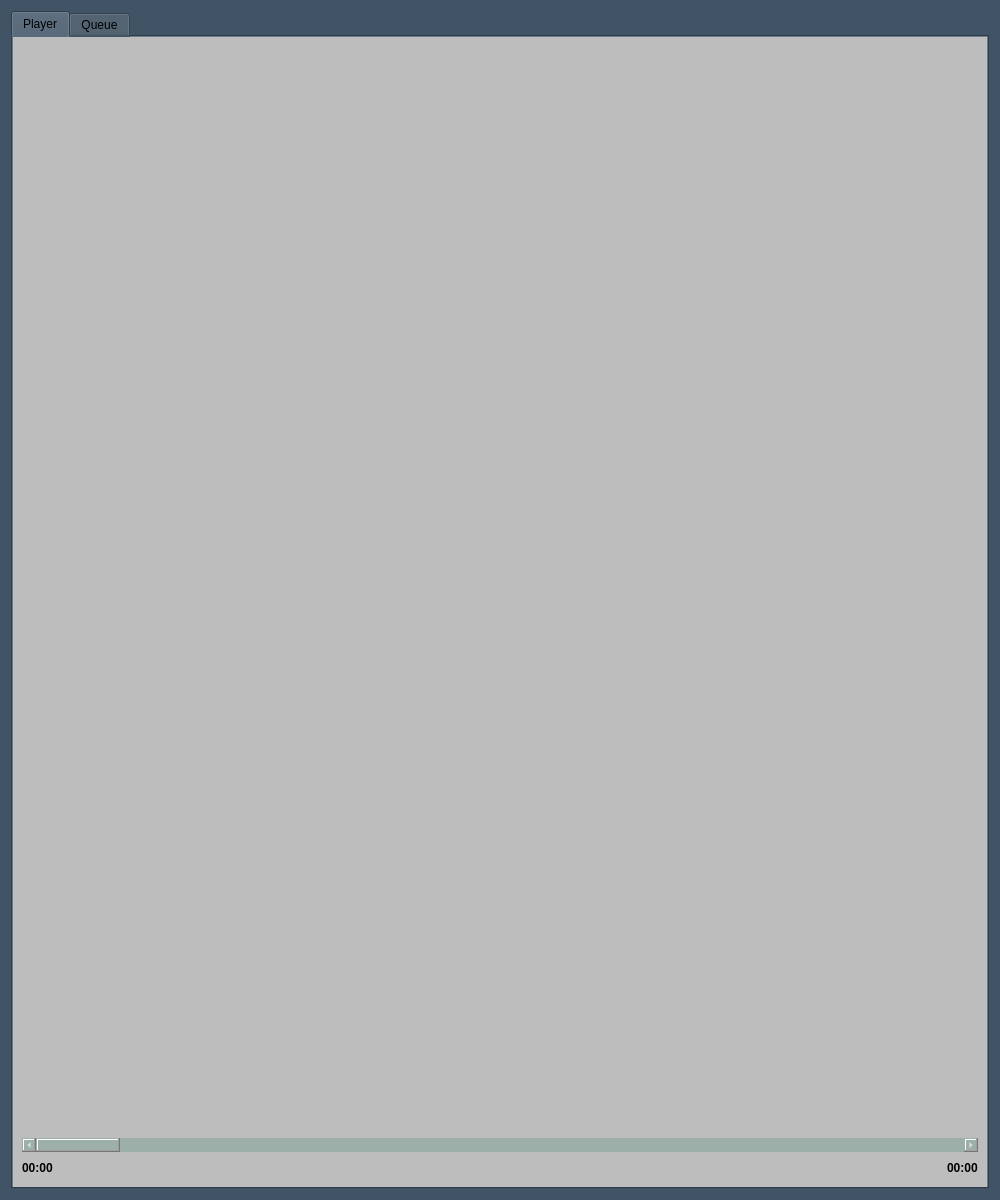
<?xml version="1.0" encoding="UTF-8"?>
<ui version="4.0">
 <class>Form</class>
 <widget class="QWidget" name="Form">
  <property name="geometry">
   <rect>
    <x>0</x>
    <y>0</y>
    <width>1000</width>
    <height>1200</height>
   </rect>
  </property>
  <property name="minimumSize">
   <size>
    <width>1000</width>
    <height>1200</height>
   </size>
  </property>
  <property name="maximumSize">
   <size>
    <width>1200</width>
    <height>1200</height>
   </size>
  </property>
  <property name="windowTitle">
   <string>Mini Media Player</string>
  </property>
  <property name="styleSheet">
   <string notr="true">background-color: #415466;</string>
  </property>
  <layout class="QVBoxLayout" name="verticalLayout_3">
   <item>
    <widget class="QTabWidget" name="tabWidget">
     <property name="styleSheet">
      <string notr="true">QTabWidget::pane { border: 0;
}

QTabBar::tab  {
	font-weight: bold;
	background-color: rgb(189, 189, 189);
    border: 2px solid rgb(189, 189, 189);
    border-top-left-radius: 4px;
    border-top-right-radius: 4px;
    min-width: 8ex;
	margin-left: 2px;
	margin-right: 2px;
    padding: 6px;
}
QTabBar::tab:!selected  {
	font-weight: bold;
	background-color: rgb(65, 84, 102);
	color: white;
    border: 1px solid rgb(189,189,189);
    border-top-left-radius: 4px;
    border-top-right-radius: 4px;
    min-width: 8ex;
	margin-left: 2px;
	margin-right: 2px;
    padding: 6px;
}

background-color: rgb(189, 189, 189);</string>
     </property>
     <property name="currentIndex">
      <number>0</number>
     </property>
     <widget class="QWidget" name="tab">
      <property name="styleSheet">
       <string notr="true">background-color: rgb(189, 189, 189);</string>
      </property>
      <attribute name="title">
       <string>Player</string>
      </attribute>
      <layout class="QVBoxLayout" name="verticalLayout">
       <item>
        <widget class="QLabel" name="albumArtLabel">
         <property name="minimumSize">
          <size>
           <width>400</width>
           <height>400</height>
          </size>
         </property>
         <property name="text">
          <string/>
         </property>
         <property name="alignment">
          <set>Qt::AlignCenter</set>
         </property>
        </widget>
       </item>
       <item>
        <spacer name="verticalSpacer">
         <property name="orientation">
          <enum>Qt::Vertical</enum>
         </property>
         <property name="sizeHint" stdset="0">
          <size>
           <width>20</width>
           <height>40</height>
          </size>
         </property>
        </spacer>
       </item>
       <item>
        <widget class="QLabel" name="titleLabel">
         <property name="styleSheet">
          <string notr="true">font:bold</string>
         </property>
         <property name="text">
          <string/>
         </property>
         <property name="alignment">
          <set>Qt::AlignCenter</set>
         </property>
         <property name="wordWrap">
          <bool>true</bool>
         </property>
        </widget>
       </item>
       <item>
        <widget class="QLabel" name="artistLabel">
         <property name="text">
          <string/>
         </property>
         <property name="alignment">
          <set>Qt::AlignCenter</set>
         </property>
         <property name="wordWrap">
          <bool>true</bool>
         </property>
        </widget>
       </item>
       <item>
        <widget class="QLabel" name="albumLabel">
         <property name="text">
          <string/>
         </property>
         <property name="alignment">
          <set>Qt::AlignCenter</set>
         </property>
         <property name="wordWrap">
          <bool>true</bool>
         </property>
        </widget>
       </item>
       <item>
        <layout class="QHBoxLayout" name="horizontalLayout_7">
         <item>
          <widget class="QPushButton" name="shuffleButton">
           <property name="styleSheet">
            <string notr="true">QPushButton {background-color: rgb(156, 175, 169)}
QPushButton::checked {background-color: }</string>
           </property>
           <property name="text">
            <string/>
           </property>
           <property name="icon">
            <iconset resource="resources.qrc">
             <normaloff>:/images/resources/images/shuffle.png</normaloff>:/images/resources/images/shuffle.png</iconset>
           </property>
           <property name="iconSize">
            <size>
             <width>60</width>
             <height>60</height>
            </size>
           </property>
           <property name="checkable">
            <bool>true</bool>
           </property>
           <property name="flat">
            <bool>true</bool>
           </property>
          </widget>
         </item>
         <item>
          <spacer name="horizontalSpacer_2">
           <property name="orientation">
            <enum>Qt::Horizontal</enum>
           </property>
           <property name="sizeHint" stdset="0">
            <size>
             <width>40</width>
             <height>20</height>
            </size>
           </property>
          </spacer>
         </item>
         <item>
          <widget class="QPushButton" name="previousButton">
           <property name="text">
            <string/>
           </property>
           <property name="icon">
            <iconset resource="resources.qrc">
             <normaloff>:/images/resources/images/previous.png</normaloff>:/images/resources/images/previous.png</iconset>
           </property>
           <property name="iconSize">
            <size>
             <width>60</width>
             <height>80</height>
            </size>
           </property>
           <property name="flat">
            <bool>true</bool>
           </property>
          </widget>
         </item>
         <item>
          <widget class="QPushButton" name="playButton">
           <property name="minimumSize">
            <size>
             <width>60</width>
             <height>60</height>
            </size>
           </property>
           <property name="maximumSize">
            <size>
             <width>100</width>
             <height>100</height>
            </size>
           </property>
           <property name="styleSheet">
            <string notr="true">QPushButton {background-color: rgb(156, 175, 169)}
QPushButton::checked {background-color: }</string>
           </property>
           <property name="text">
            <string/>
           </property>
           <property name="icon">
            <iconset resource="resources.qrc">
             <normaloff>:/images/resources/images/play_pause.png</normaloff>:/images/resources/images/play_pause.png</iconset>
           </property>
           <property name="iconSize">
            <size>
             <width>80</width>
             <height>80</height>
            </size>
           </property>
           <property name="checkable">
            <bool>false</bool>
           </property>
           <property name="autoDefault">
            <bool>false</bool>
           </property>
           <property name="flat">
            <bool>true</bool>
           </property>
          </widget>
         </item>
         <item>
          <widget class="QPushButton" name="nextButton">
           <property name="styleSheet">
            <string notr="true">QPushButton {background-color: rgb(156, 175, 169)}
QPushButton::checked {background-color: }</string>
           </property>
           <property name="text">
            <string/>
           </property>
           <property name="icon">
            <iconset resource="resources.qrc">
             <normaloff>:/images/resources/images/next.png</normaloff>:/images/resources/images/next.png</iconset>
           </property>
           <property name="iconSize">
            <size>
             <width>60</width>
             <height>80</height>
            </size>
           </property>
           <property name="checkable">
            <bool>false</bool>
           </property>
           <property name="flat">
            <bool>true</bool>
           </property>
          </widget>
         </item>
         <item>
          <spacer name="horizontalSpacer_3">
           <property name="orientation">
            <enum>Qt::Horizontal</enum>
           </property>
           <property name="sizeHint" stdset="0">
            <size>
             <width>40</width>
             <height>20</height>
            </size>
           </property>
          </spacer>
         </item>
         <item>
          <widget class="QPushButton" name="loopButton">
           <property name="styleSheet">
            <string notr="true">QPushButton {background-color: rgb(156, 175, 169)}
QPushButton::checked {background-color: }</string>
           </property>
           <property name="text">
            <string/>
           </property>
           <property name="icon">
            <iconset resource="resources.qrc">
             <normaloff>:/images/resources/images/loop.png</normaloff>:/images/resources/images/loop.png</iconset>
           </property>
           <property name="iconSize">
            <size>
             <width>60</width>
             <height>60</height>
            </size>
           </property>
           <property name="checkable">
            <bool>false</bool>
           </property>
           <property name="flat">
            <bool>true</bool>
           </property>
          </widget>
         </item>
        </layout>
       </item>
       <item>
        <widget class="QScrollBar" name="audioScroll">
         <property name="styleSheet">
          <string notr="true">color: rgb(255, 255, 255);
background-color: rgb(156, 175, 169)</string>
         </property>
         <property name="maximum">
          <number>100</number>
         </property>
         <property name="orientation">
          <enum>Qt::Horizontal</enum>
         </property>
         <property name="invertedAppearance">
          <bool>false</bool>
         </property>
        </widget>
       </item>
       <item>
        <layout class="QHBoxLayout" name="audioTimeLayout">
         <item>
          <widget class="QLabel" name="timeElapsed">
           <property name="styleSheet">
            <string notr="true">font:bold</string>
           </property>
           <property name="text">
            <string>00:00</string>
           </property>
          </widget>
         </item>
         <item>
          <spacer name="horizontalSpacer">
           <property name="orientation">
            <enum>Qt::Horizontal</enum>
           </property>
           <property name="sizeHint" stdset="0">
            <size>
             <width>40</width>
             <height>20</height>
            </size>
           </property>
          </spacer>
         </item>
         <item>
          <widget class="QLabel" name="timeRemaining">
           <property name="styleSheet">
            <string notr="true">font:bold</string>
           </property>
           <property name="text">
            <string>00:00</string>
           </property>
          </widget>
         </item>
        </layout>
       </item>
      </layout>
     </widget>
     <widget class="QWidget" name="tab_2">
      <property name="styleSheet">
       <string notr="true">background-color: rgb(189, 189, 189);</string>
      </property>
      <attribute name="title">
       <string>Queue</string>
      </attribute>
      <layout class="QVBoxLayout" name="verticalLayout_4">
       <item>
        <widget class="QLabel" name="activeQueueLabel">
         <property name="styleSheet">
          <string notr="true">margin-left: 2px;
font-weight: bold;</string>
         </property>
         <property name="text">
          <string>Queue</string>
         </property>
        </widget>
       </item>
       <item>
        <widget class="QListWidget" name="activeQueue">
         <property name="styleSheet">
          <string notr="true">background-color: #415466;
color: white</string>
         </property>
         <property name="frameShape">
          <enum>QFrame::NoFrame</enum>
         </property>
         <property name="frameShadow">
          <enum>QFrame::Plain</enum>
         </property>
         <property name="selectionMode">
          <enum>QAbstractItemView::ExtendedSelection</enum>
         </property>
        </widget>
       </item>
      </layout>
     </widget>
    </widget>
   </item>
  </layout>
 </widget>
 <resources>
  <include location="resources.qrc"/>
 </resources>
 <connections/>
</ui>
